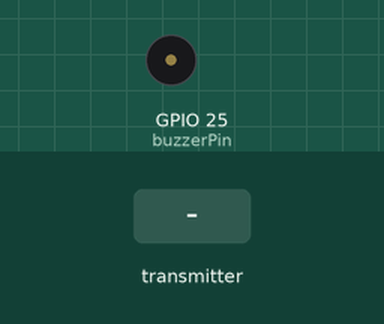
The sketch below on a simulated ESP32. On the bench: buzzer (waves = sounding, pin HIGH). The test bench sets the inputs (shaded band). WiFi joins after 1.5 s; servers stay silent unless stated; what the sketch prints to the serial monitor is not drawn.

Above: at 1.2 s.
1.3 s: the transmitter starts sending buttonPressed = 0
2.8 s: the transmitter starts sending buttonPressed = 1
At 3.4 s:
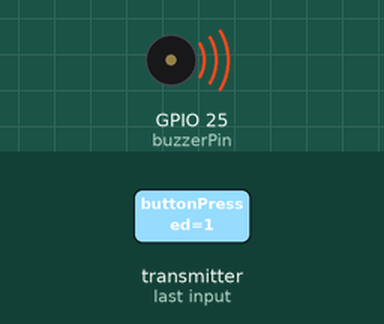
Timing chart, 0 to 10.8 s (numbered marks = the images above; inputs shaded):
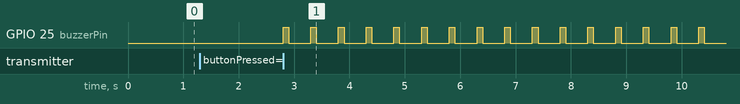

Measured:
- after the input at 1.3 s, every drawn part: stays the same
- after the input at 2.8 s, GPIO 25 (buzzerPin): alternates HIGH for 0.10 s and LOW for 0.40 s, starting at once

The sketch:

ESP_RX_e-mail.ino
```cpp
#include <WiFi.h>
#include <ESP_Mail_Client.h>
#include <esp_now.h>
#include <stdio.h>

#define WIFI_SSID ""
#define WIFI_PASSWORD ""
#define SMTP_server "smtp.gmail.com"
#define SMTP_Port 465
#define sender_name ""
#define sender_email ""
#define sender_password ""
#define Recipient_email ""
#define Recipient_name ""

#define buzzerPin 25

volatile bool flag_sendMail = false;

typedef struct struct_message {
  int buttonPressed;
} struct_message;

struct_message inMsg = {0};

SMTPSession smtp;

void esp_now_awake(){
  WiFi.mode(WIFI_STA);
  if (esp_now_init() != ESP_OK) {
    Serial.println("ESP-NOW init failed");
    return;
  }
  esp_now_register_recv_cb(onDataRecv);
  Serial.println("ESP-NOW Ready");
  return;
}

void sendMail() {
  smtp.debug(1);

  ESP_Mail_Session session;
  session.server.host_name = SMTP_server ;
  session.server.port = SMTP_Port;
  session.login.email = sender_email;
  session.login.password = sender_password;
  session.login.user_domain = "";

  SMTP_Message message;
  message.sender.name = sender_name;
  message.sender.email = sender_email;
  message.subject = "インターホンが押されました";
  message.addRecipient(Recipient_name, Recipient_email);

  String textMsg = "お客様がいらっしゃいました。";
  message.text.content = textMsg.c_str();
  message.text.charSet = "utf-8";
  message.text.transfer_encoding = Content_Transfer_Encoding::enc_7bit;

  if (!smtp.connect(&session)) {
    Serial.println("Failed to connect SMTP server");
    return;
  }
  if (!MailClient.sendMail(&smtp, &message))
    Serial.println("Error sending Email, " + smtp.errorReason());
  else
    Serial.println("Email sent successfully");
}

void onDataRecv(const esp_now_recv_info_t * info, const uint8_t * incomingData, int len) {
  Serial.print("受信 from ");
  for (int i = 0; i < 6; i++) {
    Serial.printf("%02X", info->src_addr[i]);
    if (i < 5) Serial.print(":");
  }
  Serial.println();

  memcpy(&inMsg, incomingData, sizeof(inMsg));
  Serial.println(inMsg.buttonPressed);

  if (inMsg.buttonPressed == 1) {
    Serial.println("Arduino GPIO ON");
    digitalWrite(buzzerPin, HIGH);
    delay(100);
    digitalWrite(buzzerPin, LOW);
    flag_sendMail = true;
  }
}

void setup() {
  Serial.begin(115200);
  pinMode(buzzerPin, OUTPUT);
  digitalWrite(buzzerPin, LOW);
  esp_now_awake();
}

void loop() {
  if (flag_sendMail) {
    flag_sendMail = false;  // フラグリセット

    // ESP-NOW停止 & Wi-Fi接続 & メール送信 & ESP-NOW再開
    esp_now_deinit();
    WiFi.disconnect(true);
    WiFi.mode(WIFI_STA);
    WiFi.begin(WIFI_SSID, WIFI_PASSWORD);
    while (WiFi.status() != WL_CONNECTED) {
      delay(1000);
      Serial.print(".");
    }
    Serial.println("\nWiFi connected. Sending email...");
    sendMail();
    WiFi.disconnect();
    WiFi.mode(WIFI_OFF);
    delay(100);
    esp_now_awake();
  }
}
```
